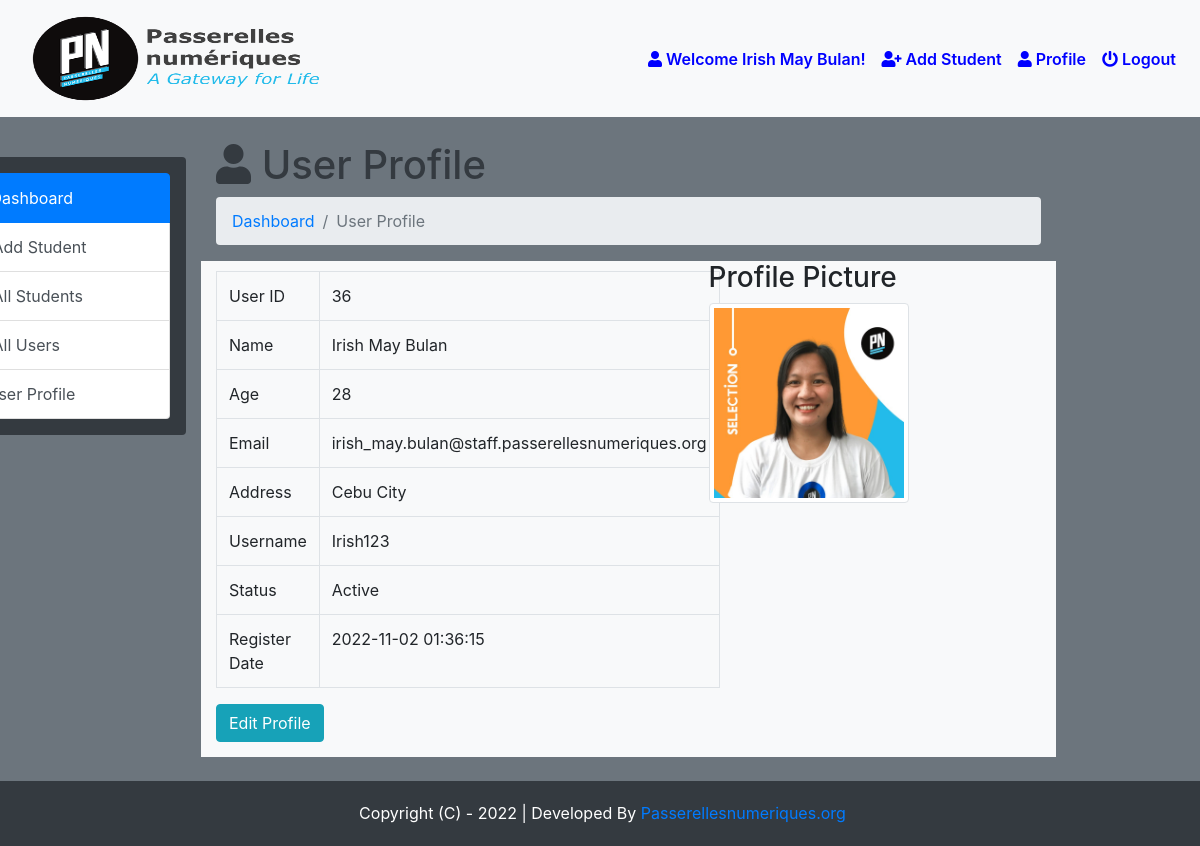
The page /admin/index.php?page=user-profile (signed in) on the database its author committed.
### tables this page shows
CREATE TABLE `users` (
  `id` int(5) NOT NULL,
  `name` varchar(50) NOT NULL,
  `age` int(5) NOT NULL,
  `email` varchar(50) NOT NULL,
  `address` varchar(50) NOT NULL,
  `username` varchar(50) NOT NULL,
  `password` varchar(100) NOT NULL,
  `photo` varchar(50) NOT NULL,
  `status` varchar(12) NOT NULL,
  `datetime` timestamp NOT NULL DEFAULT current_timestamp()
);

### admin/user-profile.php (the view, shortened to what this page needs)
<?php
$user=  $_SESSION['user_login'];
?>
<h1 class="text-dark"><i class="fas fa-user"></i>  User Profile</h1>
<nav aria-label="breadcrumb">
  <ol class="breadcrumb">
     <li class="breadcrumb-item" aria-current="page"><a href="index.php">Dashboard </a></li>
     <li class="breadcrumb-item active" aria-current="page">User Profile</li>
  </ol>
</nav>
<?php
  $query = mysqli_query($db_con, "SELECT * FROM `users` WHERE `username` ='$user';");
  $row = mysqli_fetch_array($query);
 ?>
<div class="row bg-light">
  <div class="col-sm-6 " style="padding-top: 10px;">
    <table class="table table-bordered bg-light" >
      <tr>
        <td>User ID</td>
        <td><?php echo $row['id']; ?></td>
      </tr>
      <tr>
        <td>Name</td>
        <td><?php echo ucwords($row['name']); ?></td>
      </tr>
      <tr>
        <td>Age</td>
        <td><?php echo ucwords($row['age']); ?></td>
      </tr>
      <tr>
        <td>Email</td>
        <td><?php echo $row['email']; ?></td>
      </tr>
      <tr>
      <tr>
        <td>Address</td>
        <td><?php echo ucwords($row['address']); ?></td>
      </tr>
      <tr>
        <td>Username</td>
        <td><?php echo ucwords($row['username']); ?></td>
      </tr>
      <tr>
        <td>Status</td>
        <td><?php echo ucwords($row['status']); ?></td>
      </tr>
      <tr>
        <td>Register Date</td>
        <td><?php echo $row['datetime']; ?></td>
      </tr>
    </table>
    <a class="btn btn-info pull-right" style="margin-bottom: 15px;" href="index.php?page=edit_this_user&id=<?php echo base64_encode($row['id']); ?>">Edit Profile</a>
  </div>
  <div class="col-sm-6" style="padding-left:80px ;">
    <h3>Profile Picture</h3>
    <a href="images/<?php echo $row['photo']; ?>">
      <img class="img-thumbnail" id="imguser" src="images/<?php echo $row['photo']; ?>" width="200px">
    </a>
    <br>
    <br>
  </div>
</div>

### admin/index.php (shortened to what this page needs)
<?php require_once 'db_con.php';
?>
<!doctype html>
<html lang="en">
<head>
  <link rel="stylesheet" href="../css/bootstrap.min.css">
  <link rel="stylesheet" href="../css/dataTables.bootstrap4.min.css">
  <link rel="stylesheet" href="../css/fontawesome.min.css">
  <link rel="stylesheet" href="../css/solid.min.css">
  <link rel="stylesheet" href="https://cdnjs.cloudflare.com/ajax/libs/animate.css/4.0.0/animate.min.css" />
  <link rel="stylesheet" type="text/css" href="../css/style.css">
</head>
<body class="d-flex flex-column min-vh-100 bg-secondary">
  <nav class="navbar navbar-expand-lg navbar-dark bg-light text-black">
   <a class="nav-link active" href="/pn_student/index.php" ><img width="300px" height="85px" src="../admin/images/logo.png" alt=""></a>
    <div class="navbar-collapse collapse justify-content-end" id="navbarSupportedContent">
      <?php $showuser = $_SESSION['user_login'];
      $haha = mysqli_query($db_con, "SELECT * FROM `users` WHERE `username`='$showuser';");
      $showrow = mysqli_fetch_array($haha); ?>
      <ul class="nav navbar-nav ">
        <li class="nav-item"><a class="nav-link" href="index.php?page=user-profile" style="color:blue;font-weight:600;"><i class="fa fa-user"></i> Welcome <?php echo $showrow['name']; ?>!</a></li>
        <li class="nav-item"><a class="nav-link active" href="index.php?page=add-student" style="color:blue;font-weight:600;"><i class="fa fa-user-plus"></i> Add Student</a></li>
        <li class="nav-item "><a class="nav-link active " href="index.php?page=user-profile" style="color:blue;font-weight:600;"><i class="fa fa-user"></i> Profile</a></li>
        <li class="nav-item "><a class="nav-link active" href="logout.php" style="color:blue;font-weight:600;"><i class="fa fa-power-off"></i> Logout</a></li>
      </ul>
    </div>
  </nav>
  <br>
  <div class="container">
    <div class="row">
      <div class="col-md-3" style="height:22.5%; margin-left:-10%;">
        <div class="list-group p-3 my-3 bg-dark text-white">
          <a href="index.php?page=dashboard" class="list-group-item list-group-item-action active">
            <i class="fas fa-tachometer-alt"></i> Dashboard
          </a>
          <a href="index.php?page=add-student" class="list-group-item list-group-item-action"><i class="fa fa-user-plus"></i> Add Student</a>
          <a href="index.php?page=all-student" class="list-group-item list-group-item-action"><i class="fa fa-users"></i> All Students</a>
          <a href="index.php?page=all-users" class="list-group-item list-group-item-action"><i class="fa fa-users"></i> All Users</a>
          <a href="index.php?page=user-profile" class="list-group-item list-group-item-action"><i class="fa fa-user"></i> User Profile</a>
        </div>
      </div>
      <div class="col-md-9">
        <div class="content">
          <?php
          if (isset($_GET['page'])) {
            $page = $_GET['page'] . '.php';
          } else {
            $page = 'dashboard.php';
          }
          if (file_exists($page)) {
            require_once $page;
          } else {
            require_once '404.php';
          }
          ?>
        </div>
      </div>
    </div>
  </div>
  <br>
  <footer class="mt-auto">
		<p class="text-center">Copyright (C) - 2022 | Developed By <a href="https://www.passerellesnumeriques.org/en/">Passerellesnumeriques.org </a> </p>
	</footer>
</body>
</html>

### css/style.css (style rules this page uses)
footer { background: #343a40; color:#fff; padding: 20px 0px 5px 5px; margin-top: 20px; }
body { position: relative; }

### rows shown on the page
users: name "Irish May Bulan", id "36", age "28", email "irish_may.bulan@staff.passerellesnumeriques.org", address "Cebu City", username "Irish123", status "Active", datetime "2022-11-02 01:36:15", photo (picture)
